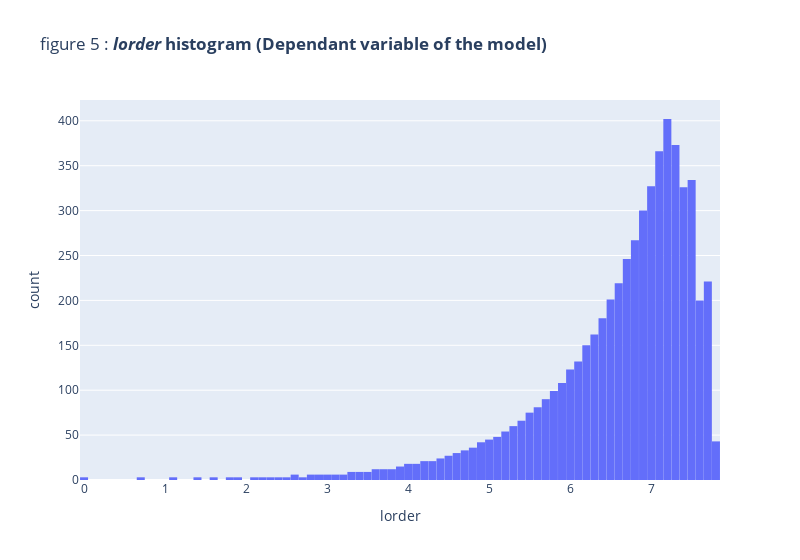

Notebook cell for this chart:
### Markdown cell above
**Comments on the figure:** We identify three clear steps that result from the scrapping of 3 types of items (kettles, coffee grinders, coffee machines) that each have a different number of items in line.

To perform our analysis, we will consider the logarithm `lorder` of the previous `order` feature.

### Code cell
df['lorder'] = np.log(df.order)

figure_5 = px.histogram(
    df,
    x="lorder",
    nbins=100,
    title="figure 5 : <b><i>lorder</i> histogram (Dependant variable of the model)</b>",
    width=800,
    labels={},
)

figure_5.update_layout(
    bargap=0.01,
)

### Figure 1 — Plotly figure (JSON) as saved in the notebook; plotly's stock layout.template omitted (floating-point values rounded to 4 significant figures; data arrays with more than 128 entries replaced by an {"elided": "..."} marker saying what was removed)
{"data": [{"alignmentgroup": "True", "bingroup": "x", "hovertemplate": "lorder=%{x}<br>count=%{y}<extra></extra>", "legendgroup": "", "marker": {"color": "#636efa", "pattern": {"shape": ""}}, "name": "", "nbinsx": 100, "offsetgroup": "", "orientation": "v", "showlegend": false, "type": "histogram", "x": {"elided": "5721 float values"}, "xaxis": "x", "yaxis": "y"}], "layout": {"bargap": 0.01, "barmode": "relative", "legend": {"tracegroupgap": 0}, "title": {"text": "figure 5 : <b><i>lorder</i> histogram (Dependant variable of the model)</b>"}, "width": 800, "xaxis": {"anchor": "y", "domain": [0, 1], "title": {"text": "lorder"}}, "yaxis": {"anchor": "x", "domain": [0, 1], "title": {"text": "count"}}}}
